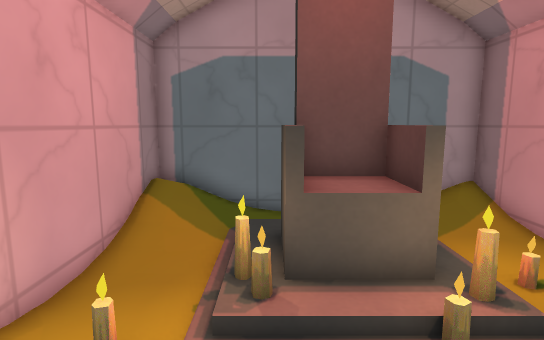
View 1 (above)

17 first-person views from a walk through a 3-D level made in the Godot game engine. The camera is 1.5 m above the floor, tilts 8° down and sees 80° across. The floor is counted in squares, 0.5 m on a side. Each view is taken from the middle of a square. On the plan, view 1 faces up. The plan holds only what a view shows up to about 20 squares ahead; the rest is blank. Characters and animated objects are not drawn. Door leaves are left out where a doorway can be walked through. Some surface patterns are stand-ins.

View 2
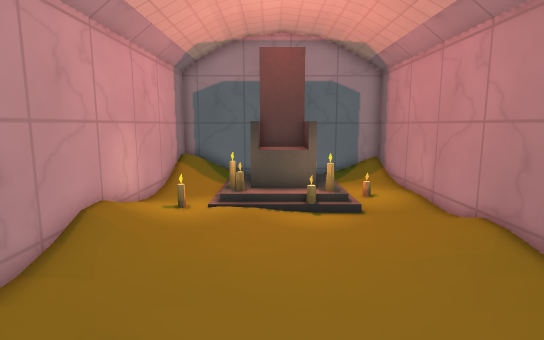

View 3
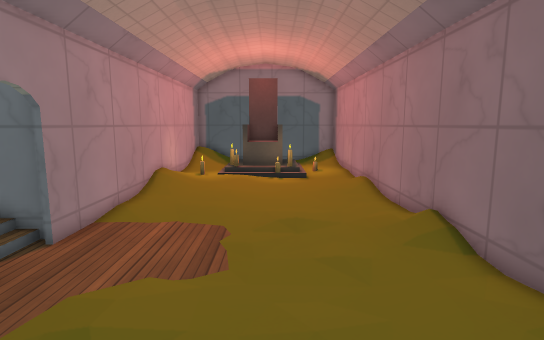

View 4
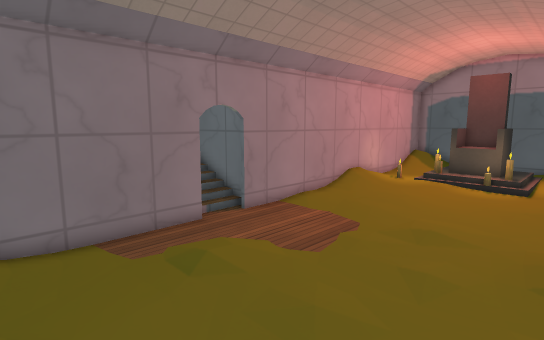

View 5
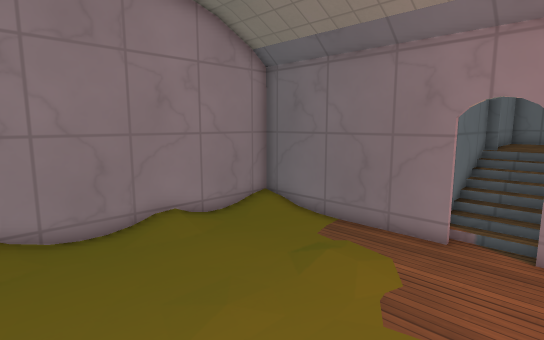

View 6
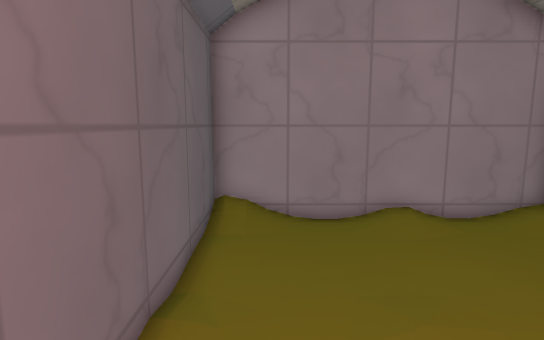

View 7
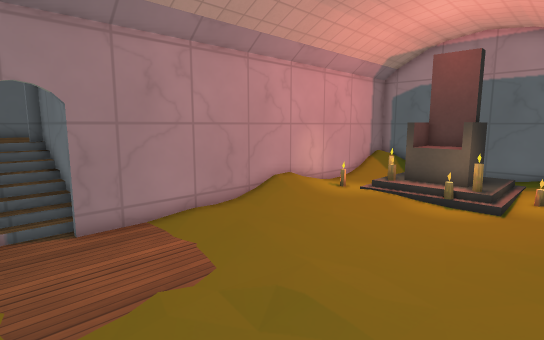

View 8
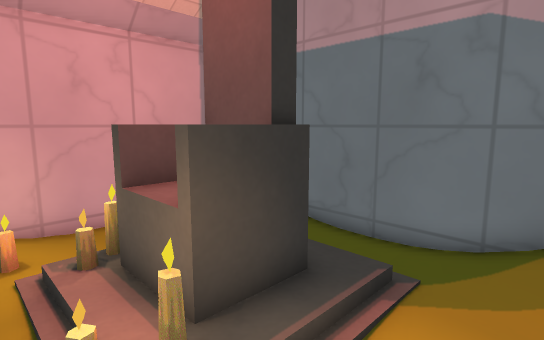

View 9
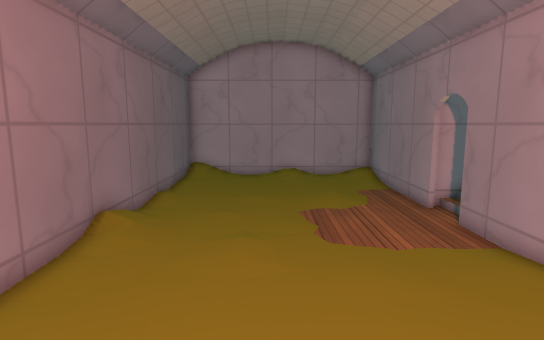

View 10
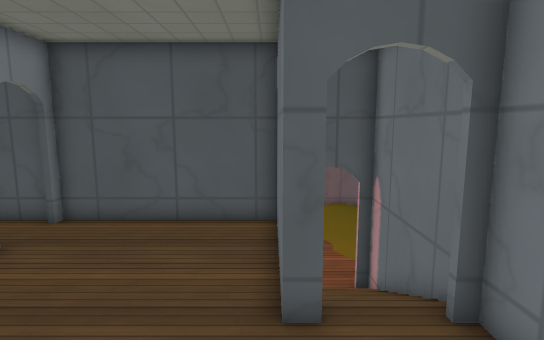

View 11
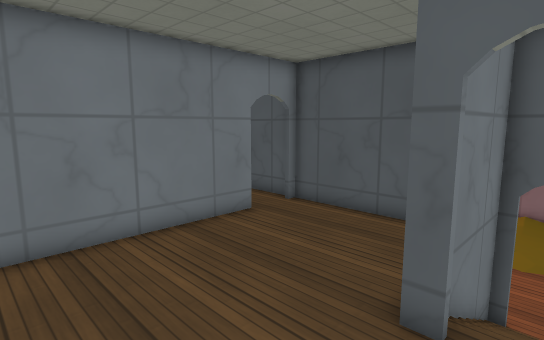

View 12
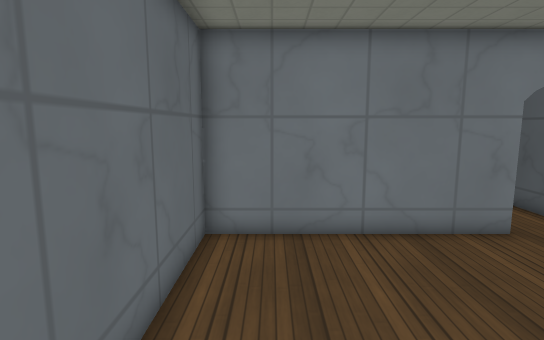

View 13
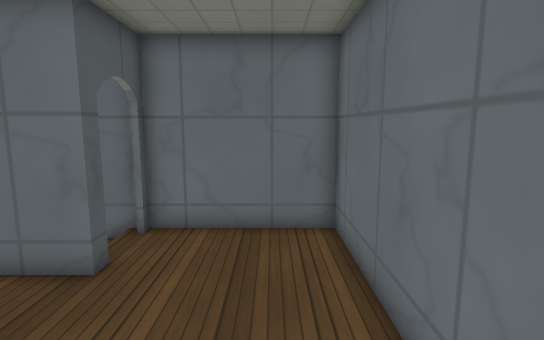

View 14
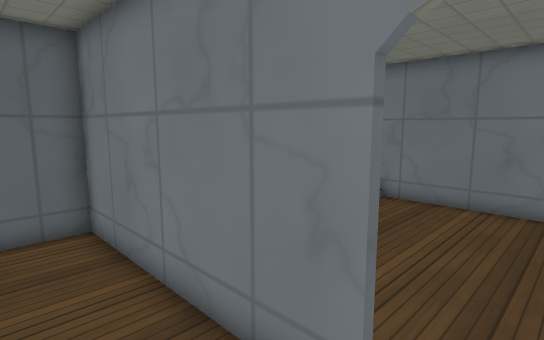

View 15
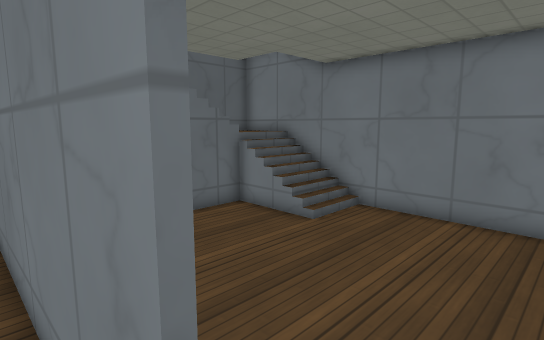

View 16
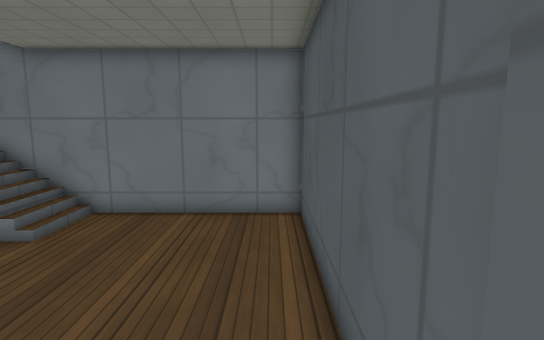

View 17
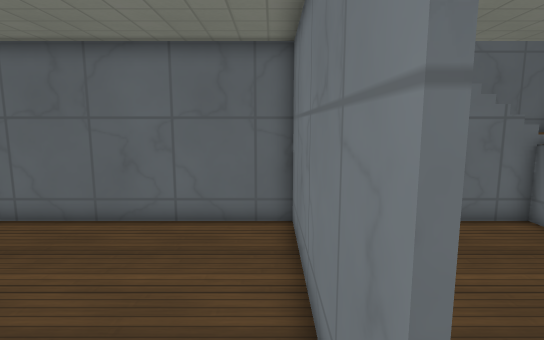

### Floor plan
Key: @ floor where view 1 was taken; # wall or solid block; . main floor; : floor 0.25 m higher than the main floor; + floor 1 m higher than the main floor; * floor 1.5 m higher than the main floor; % floor 1.75 m higher than the main floor; & floor 2.25 m higher than the main floor; $ floor 2.5 m higher than the main floor; / step, stairs or slope; D open door; = window, fence, low wall or low ledge; T throne; C candle.
Columns run from 17 left of view 1 to 7 right of it. Each row starts with its distance up from view 1.
 11 #########################
 10   $&%*+++++++#//:.....:/#
  9    &%*+++++++#//:   ...:#
  8   ##=++++++++#/:/    ...#
  7     +++++++++#../TTTT...#
  6    ++++++++++#../TTTT...#
  5    ++++++++++#../TTTT/..#
  4      ++++++++#.C////C/..#
  3       +++++++#:.........#
  2         +++++#/.........#
  1   #########DD#:.........#
  0   #++++++++++#...@......#
 -1   #++++++++++#..........#
 -2   #++++++++++#..........#
 -3   #++++++++++#..........#
 -4   #++++++++++#..........#
 -5   #++++++++++#..........#
 -6   #+++++######........./#
 -7   #+++++D/////........./#
 -8   #+++++D////...........#
 -9   ############..........#
-10              #..........#
-11              #..........#
-12              #..........#
-13              #..........#
-14              #..........#
-15              #..........#
-16              ############

Where each view was taken, in squares from view 1:
view 1: 0 up, 0 right, facing up
view 2: 7 down, 1 right, facing up
view 3: 15 down, 2 right, facing up
view 4: 15 down, 6 right, facing up-left
view 5: 6 down, 6 right, facing down-left
view 6: 6 down, 5 right, facing down
view 7: 9 down, 6 right, facing up-left
view 8: 3 up, 6 right, facing up-left
view 9: 3 up, 2 right, facing down
view 10: 6 down, 14 left, facing right
view 11: 8 down, 14 left, facing up-right
view 12: 8 down, 13 left, facing up
view 13: 0 up, 13 left, facing down
view 14: 2 down, 5 left, facing up-left
view 15: 0 up, 5 left, facing up-left
view 16: 0 up, 5 left, facing up
view 17: 0 up, 5 left, facing left
